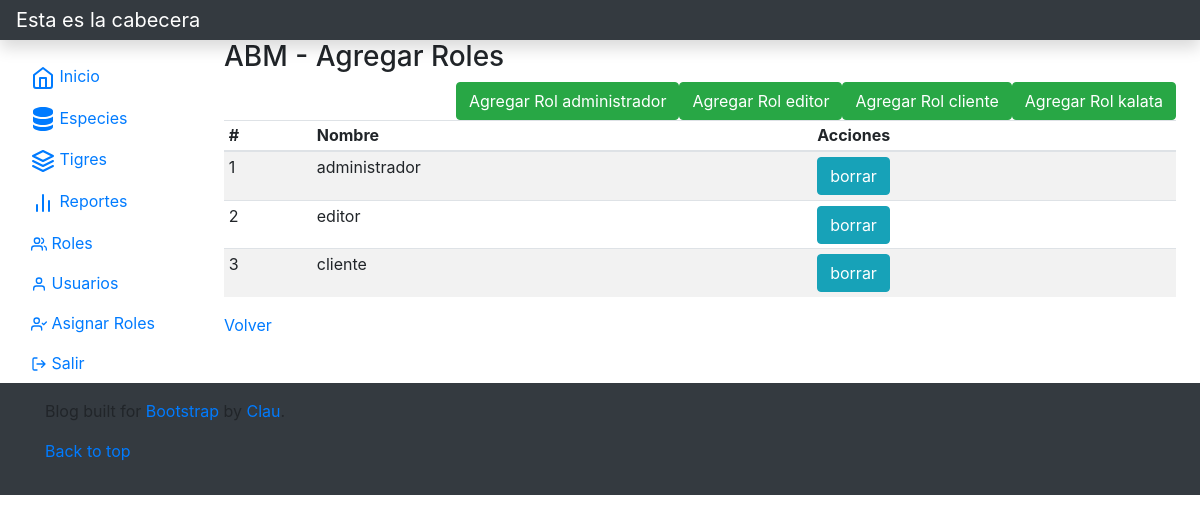
The page /vista/usuariorol/editar.php?accion=editar&idusuario=1 (signed in) on the database its author committed.
### tables this page shows
CREATE TABLE `rol` (
  `idrol` bigint(20) NOT NULL,
  `rodescripcion` varchar(50) NOT NULL
);

### modelo/conector/BaseDatos.php (called while the page is built, shortened)
<?php
class BaseDatos extends PDO {
  	private $conec;
  	private $indice;
  	private $resultado;
    public function __construct(){
        $this->indice =0;
        try {
           $this->conec=true;
        }catch (PDOException $e) {
            $this->error = $e->getMessage();
            $this->conec=false;
        }
    }
    public function Iniciar(){
        return $this->getConec();
    }
    public function getConec(){
        return $this->conec;
    }
    public function setSQL($e){
        return "\n".$this->sql = $e;
    }
    public function Ejecutar($sql){
        if ( stristr($sql,"select")){
            $resp =  $this->EjecutarSelect($sql);
        }
        return $resp;
   }
   private function EjecutarSelect($sql){
       $cant = -1;
       try {
           $resultado=parent::query($sql);
       if($resultado){
        $arregloResult = $resultado->fetchAll();
        $cant = count($arregloResult);
       }
        }  catch (PDOException $e) {
            $this->analizarDebug();
        }
       return $cant;
   }
   public function Registro() {
       $filaActual = false;
       $indiceActual = $this->getIndice();
       if ($indiceActual>=0) {
           $filas = $this->getResultado();
           if($indiceActual<count($filas)){
               $filaActual =  $filas[$indiceActual];
           }else {
               $this->setIndice(-1);
           }
       }
       return $filaActual;
   }
   private function setIndice ($valor){
       $this->indice = $valor;
   }
   private function getIndice (){
       return $this->indice;
   }
   private function setResultado($valor){
       $this->resultado = $valor;
   }
   private function getResultado(){
      return $this->resultado;
   }
}

### modelo/Rol.php (called while the page is built, shortened)
<?php
class Rol extends BaseDatos
{
    private $idrol;
    private $rodescripcion;
    public function __construct(){
        $this->idrol="";
        $this->rodescripcion="";
       }
    public function getidrol(){  return $this->idrol;}
    public function setidrol($idrol){     $this->idrol = $idrol;    }
    public function getrodescripcion(){      return $this->rodescripcion;     }
    public function setrodescripcion($rodescripcion){  $this->rodescripcion = $rodescripcion;    }
    public function cargar(){
        $resp = false;
        $sql="SELECT * FROM rol WHERE idrol = ".$this->getidrol();
        if ($this->Iniciar()) {
            $res = $this->Ejecutar($sql);
            if($res>-1){
                if($res>0){
                    $row = $this->Registro();
                }
            }
        } else {
            $this->setmensajeoperacion("Especies->listar: ".$this->getError());
        }
        return $resp;
    }
    public function listar($parametro=""){
        $arreglo = array();
        $sql="SELECT * FROM rol ";
        if ($parametro!="") {
            $sql.='WHERE '.$parametro;
        }
        if ($this->Iniciar()) {
        $res = $this->Ejecutar($sql);
        if($res>-1){
            if($res>0){
                while ($row = $this->Registro()){
                    $obj= new Rol();
                    $obj->setidrol($row['idrol']);
                    $obj->cargar();
                    array_push($arreglo, $obj);
                }
            }
        }
        else {
           $this->setmensajeoperacion("Especie->listar: ".$this->getError());
        }
        }
        return $arreglo;
    }
}
?>

### control/ABMRol.php (called while the page is built, shortened)
<?php
class ABMRol{
    public function buscar($param){
        $where = " true ";
        $obj = new Rol();
        $arreglo = $obj->listar($where);
        return $arreglo;
    }
}
?>

### utiles/funciones.php (called while the page is built, shortened)
<?php
function data_submitted() {
    $_AAux= array();
    if (!empty($_POST))
        $_AAux =$_POST;
    else
        if(!empty($_GET)) {
            $_AAux =$_GET;
        }
    return $_AAux;
}
?>

### modelo/Usuario.php (called while the page is built, shortened)
<?php
class Usuario extends BaseDatos
{
    private $idusuario;
    public function __construct(){
        $this->idusuario="";
    }
    public function getidusuario(){  return $this->idusuario;}
    public function setidusuario($idusuario){     $this->idusuario = $idusuario;    }
    public function cargar(){
        $resp = false;
        $sql="SELECT * FROM usuario WHERE idusuario = ".$this->getidusuario();
        if ($this->Iniciar()) {
            $res = $this->Ejecutar($sql);
            if($res>-1){
                if($res>0){
                    $row = $this->Registro();
                }
            }
        } else {
            $this->setmensajeoperacion("Especies->listar: ".$this->getError());
        }
        return $resp;
    }
}
?>

### modelo/UsuarioRol.php (called while the page is built, shortened)
<?php
class UsuarioRol extends BaseDatos
{
    private $objusuario;
    private $objrol;
    public function __construct(){
        $this->objusuario=new Usuario();
        $this->objrol= new Rol();
       }
    public function getobjusuario(){  return $this->objusuario;}
    public function setobjusuario($objusuario){     $this->objusuario = $objusuario;    }
    public function getobjrol(){      return $this->objrol;     }
    public function setobjrol($objrol){  $this->objrol = $objrol;    }
    public function cargar(){
        $resp = false;
        $sql="SELECT * FROM usuariorol WHERE idrol = ".$this->getobjrol()->getidrol()." AND idusuario = ".$this->getobjusuario()->getidusuario().";";
        if ($this->Iniciar()) {
            $res = $this->Ejecutar($sql);
            if($res>-1){
                if($res>0){
                    $row = $this->Registro();
                    $obj1 = new Usuario();
                    $obj1->setidusuario($row['idusuario']);
                    $obj1->cargar();
                    $obj2 = new Rol();
                    $obj2->setidrol($row['idrol']);
                    $obj2->cargar();
                }
            }
        } else {
            $this->setmensajeoperacion("Especies->listar: ".$this->getError());
        }
        return $resp;
    }
    public function listar($parametro=""){
        $arreglo = array();
        $sql="SELECT * FROM usuariorol ";
        if ($parametro!="") {
            $sql.='WHERE '.$parametro;
        }
        if ($this->Iniciar()) {
        $res = $this->Ejecutar($sql);
        if($res>-1){
            if($res>0){
                while ($row = $this->Registro()){
                    $obj= new UsuarioRol();
                    $obj->getobjusuario()->setidusuario($row['idusuario']);
                    $obj->getobjrol()->setidrol($row['idrol']);
                    $obj->cargar();
                    array_push($arreglo, $obj);
                }
            }
        }
        else {
           $this->setmensajeoperacion("Especie->listar: ".$this->getError());
        }
        }
        return $arreglo;
    }
}
?>

### control/ABMUsuario.php (called while the page is built, shortened)
<?php
class ABMUsuario{
    public function darRoles($param){
        $where = " true ";
        if ($param<>NULL){
            if  (isset($param['idusuario']))
                $where.=" and idusuario =".$param['idusuario'];
        }
        $obj = new UsuarioRol();
        $arreglo = $obj->listar($where);
        return $arreglo;
    }
}
?>

### vista/usuariorol/editar.php (the view, shortened to what this page needs)
<?php
include_once("../estructura/cabeceraBT.php");
$datos = data_submitted();
$objC = new ABMUsuario();
if (isset($datos['idusuario']) && $datos['idusuario'] <> -1){
    $listaTabla = $objC->darRoles($datos);
}
$objr = new ABMRol();
$listaRol = $objr->buscar(null);
?>
<h3>ABM - Agregar Roles</h3>
<div class="row float-right">
    <div class="col-md-12 float-right">
<?php
if( count($listaRol)>0){
    foreach ($listaRol as $obj) {
        echo '<a class="btn btn-success" role="button" href="accion.php?accion=nuevo_rol&idrol='.$obj->getidrol().'&idusuario='.$datos['idusuario'].'">Agregar Rol '.$obj->getrodescripcion().'</a>';
    }
}
?>
    </div>
</div>
<div class="table-responsive">
    <table class="table table-striped table-sm">
        <thead>
        <tr>
            <th scope="col">#</th>
            <th scope="col">Nombre</th>
            <th scope="col">Acciones</th>
        </tr>
        </thead>
        <tbody>
<?php
 if( count($listaTabla)>0){
    foreach ($listaTabla as $objTabla) {
        echo '<tr><td>'.$objTabla->getobjrol()->getidrol().'</td>';
        echo '<td>'.$objTabla->getobjrol()->getrodescripcion().'</td>';
        echo '<td><a class="btn btn-info" role="button" href="accion.php?accion=borrar_rol&idusuario='.$objTabla->getobjusuario()->getidusuario().'&idrol='.$objTabla->getobjrol()->getidrol().'">borrar</a></td></tr>';
    }
}
?>
        </tbody>
    </table>
</div>
<a href="index.php">Volver</a>
<?php
include_once("../estructura/pieBT.php");
?>

### rows shown on the page
rol: rodescripcion "administrador", idrol "1"
rol: rodescripcion "editor", idrol "2"
rol: rodescripcion "cliente", idrol "3"
rol: rodescripcion "kalata"
